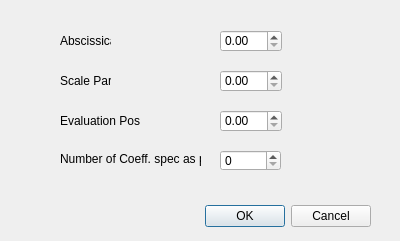
<?xml version="1.0" encoding="UTF-8"?>
<ui version="4.0">
 <class>WeekSetupDialog</class>
 <widget class="QDialog" name="WeekSetupDialog">
  <property name="geometry">
   <rect>
    <x>0</x>
    <y>0</y>
    <width>400</width>
    <height>241</height>
   </rect>
  </property>
  <property name="windowTitle">
   <string>Dialog</string>
  </property>
  <widget class="QDialogButtonBox" name="buttonBox">
   <property name="geometry">
    <rect>
     <x>30</x>
     <y>200</y>
     <width>341</width>
     <height>32</height>
    </rect>
   </property>
   <property name="orientation">
    <enum>Qt::Horizontal</enum>
   </property>
   <property name="standardButtons">
    <set>QDialogButtonBox::Cancel|QDialogButtonBox::Ok</set>
   </property>
  </widget>
  <widget class="QDoubleSpinBox" name="doubleSpinBoxAbscissica">
   <property name="geometry">
    <rect>
     <x>220</x>
     <y>30</y>
     <width>62</width>
     <height>22</height>
    </rect>
   </property>
  </widget>
  <widget class="QDoubleSpinBox" name="doubleSpinBoxScaleParm">
   <property name="geometry">
    <rect>
     <x>220</x>
     <y>70</y>
     <width>62</width>
     <height>22</height>
    </rect>
   </property>
  </widget>
  <widget class="QSpinBox" name="spinBoxCoeffp2">
   <property name="geometry">
    <rect>
     <x>220</x>
     <y>150</y>
     <width>61</width>
     <height>21</height>
    </rect>
   </property>
  </widget>
  <widget class="QDoubleSpinBox" name="doubleSpinBoxEvaluationPos">
   <property name="geometry">
    <rect>
     <x>220</x>
     <y>110</y>
     <width>62</width>
     <height>22</height>
    </rect>
   </property>
  </widget>
  <widget class="QLabel" name="label">
   <property name="geometry">
    <rect>
     <x>60</x>
     <y>30</y>
     <width>51</width>
     <height>21</height>
    </rect>
   </property>
   <property name="text">
    <string>Abscissica</string>
   </property>
  </widget>
  <widget class="QLabel" name="label_2">
   <property name="geometry">
    <rect>
     <x>60</x>
     <y>70</y>
     <width>51</width>
     <height>21</height>
    </rect>
   </property>
   <property name="text">
    <string>Scale Parm</string>
   </property>
  </widget>
  <widget class="QLabel" name="label_3">
   <property name="geometry">
    <rect>
     <x>60</x>
     <y>110</y>
     <width>101</width>
     <height>21</height>
    </rect>
   </property>
   <property name="text">
    <string>Evaluation Pos</string>
   </property>
  </widget>
  <widget class="QLabel" name="label_4">
   <property name="geometry">
    <rect>
     <x>60</x>
     <y>149</y>
     <width>141</width>
     <height>20</height>
    </rect>
   </property>
   <property name="text">
    <string>Number of Coeff. spec as p^2</string>
   </property>
  </widget>
 </widget>
 <resources/>
 <connections>
  <connection>
   <sender>buttonBox</sender>
   <signal>accepted()</signal>
   <receiver>WeekSetupDialog</receiver>
   <slot>accept()</slot>
   <hints>
    <hint type="sourcelabel">
     <x>248</x>
     <y>254</y>
    </hint>
    <hint type="destinationlabel">
     <x>157</x>
     <y>274</y>
    </hint>
   </hints>
  </connection>
  <connection>
   <sender>buttonBox</sender>
   <signal>rejected()</signal>
   <receiver>WeekSetupDialog</receiver>
   <slot>reject()</slot>
   <hints>
    <hint type="sourcelabel">
     <x>316</x>
     <y>260</y>
    </hint>
    <hint type="destinationlabel">
     <x>286</x>
     <y>274</y>
    </hint>
   </hints>
  </connection>
 </connections>
</ui>
